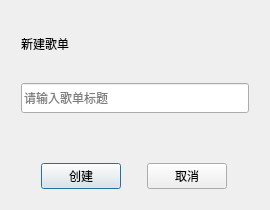
<?xml version="1.0" encoding="UTF-8"?>
<ui version="4.0">
 <class>Dialog</class>
 <widget class="QDialog" name="Dialog">
  <property name="geometry">
   <rect>
    <x>0</x>
    <y>0</y>
    <width>270</width>
    <height>210</height>
   </rect>
  </property>
  <property name="sizePolicy">
   <sizepolicy hsizetype="Fixed" vsizetype="Fixed">
    <horstretch>0</horstretch>
    <verstretch>0</verstretch>
   </sizepolicy>
  </property>
  <property name="minimumSize">
   <size>
    <width>270</width>
    <height>210</height>
   </size>
  </property>
  <property name="maximumSize">
   <size>
    <width>270</width>
    <height>200</height>
   </size>
  </property>
  <property name="windowTitle">
   <string>Dialog</string>
  </property>
  <property name="styleSheet">
   <string notr="true"/>
  </property>
  <layout class="QGridLayout" name="gridLayout">
   <item row="2" column="0">
    <spacer name="verticalSpacer_2">
     <property name="orientation">
      <enum>Qt::Vertical</enum>
     </property>
     <property name="sizeHint" stdset="0">
      <size>
       <width>20</width>
       <height>40</height>
      </size>
     </property>
    </spacer>
   </item>
   <item row="4" column="0">
    <spacer name="verticalSpacer">
     <property name="orientation">
      <enum>Qt::Vertical</enum>
     </property>
     <property name="sizeHint" stdset="0">
      <size>
       <width>20</width>
       <height>60</height>
      </size>
     </property>
    </spacer>
   </item>
   <item row="1" column="0">
    <widget class="QLabel" name="label">
     <property name="sizePolicy">
      <sizepolicy hsizetype="Fixed" vsizetype="Fixed">
       <horstretch>0</horstretch>
       <verstretch>0</verstretch>
      </sizepolicy>
     </property>
     <property name="text">
      <string>新建歌单</string>
     </property>
    </widget>
   </item>
   <item row="3" column="0">
    <widget class="QLineEdit" name="lineEdit">
     <property name="sizePolicy">
      <sizepolicy hsizetype="Fixed" vsizetype="Fixed">
       <horstretch>0</horstretch>
       <verstretch>0</verstretch>
      </sizepolicy>
     </property>
     <property name="minimumSize">
      <size>
       <width>228</width>
       <height>30</height>
      </size>
     </property>
     <property name="maximumSize">
      <size>
       <width>228</width>
       <height>30</height>
      </size>
     </property>
     <property name="placeholderText">
      <string>请输入歌单标题</string>
     </property>
    </widget>
   </item>
   <item row="5" column="0">
    <layout class="QHBoxLayout" name="horizontalLayout">
     <property name="bottomMargin">
      <number>10</number>
     </property>
     <item>
      <widget class="QPushButton" name="confirm">
       <property name="sizePolicy">
        <sizepolicy hsizetype="Fixed" vsizetype="Fixed">
         <horstretch>0</horstretch>
         <verstretch>0</verstretch>
        </sizepolicy>
       </property>
       <property name="text">
        <string>创建</string>
       </property>
      </widget>
     </item>
     <item>
      <widget class="QPushButton" name="cancel">
       <property name="sizePolicy">
        <sizepolicy hsizetype="Fixed" vsizetype="Fixed">
         <horstretch>0</horstretch>
         <verstretch>0</verstretch>
        </sizepolicy>
       </property>
       <property name="text">
        <string>取消</string>
       </property>
      </widget>
     </item>
    </layout>
   </item>
   <item row="0" column="0">
    <spacer name="verticalSpacer_3">
     <property name="orientation">
      <enum>Qt::Vertical</enum>
     </property>
     <property name="sizeType">
      <enum>QSizePolicy::Maximum</enum>
     </property>
     <property name="sizeHint" stdset="0">
      <size>
       <width>20</width>
       <height>40</height>
      </size>
     </property>
    </spacer>
   </item>
  </layout>
 </widget>
 <resources/>
 <connections/>
</ui>
